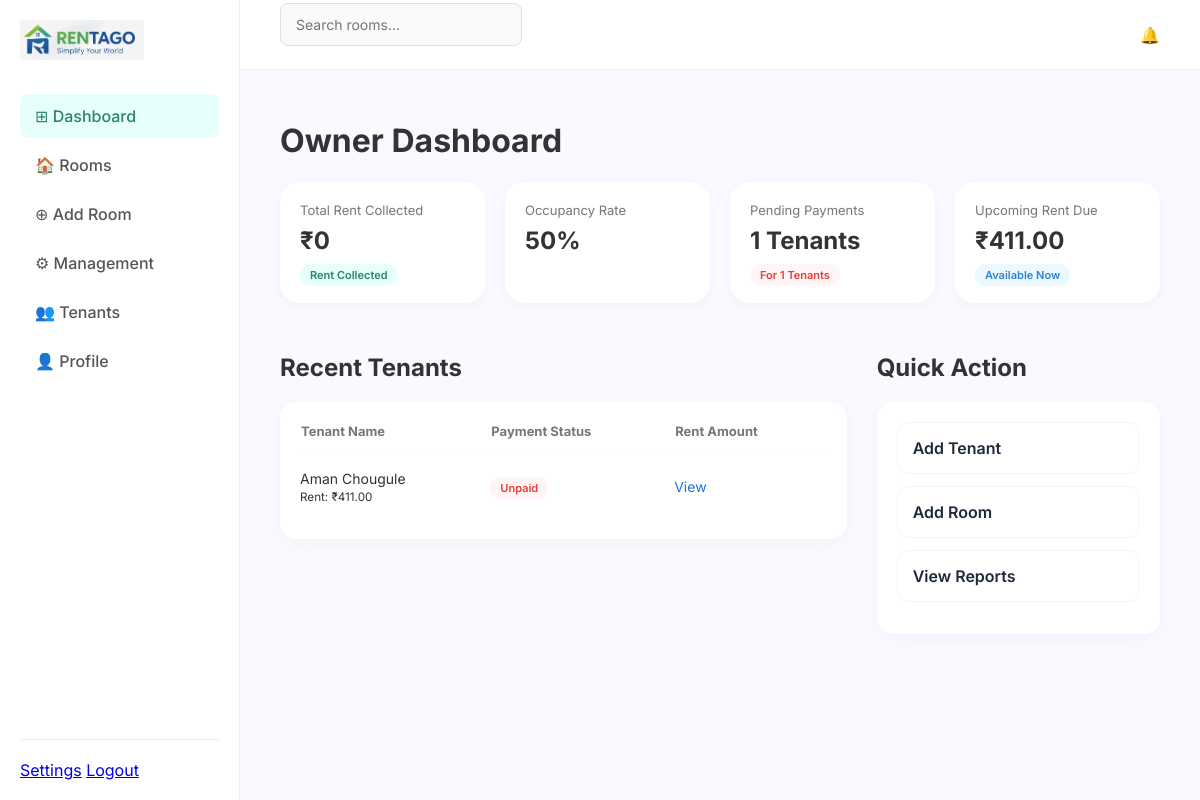
Screenshot of /owner/dashboard/ (signed in) with the database file from the repository.
### tenants/models.py (models this page shows, shortened)
class Tenant(models.Model):
    user = models.OneToOneField(UserProfile, on_delete=models.CASCADE)
    owner = models.ForeignKey(Owner, on_delete=models.CASCADE)
    room = models.ForeignKey(
        Room,
        on_delete=models.SET_NULL,
        null=True,
        blank=True,
        related_name="tenants"
    )
    name = models.CharField(max_length=100)
    amount = models.DecimalField(max_digits=10, decimal_places=2)
    due_type = models.CharField(
        max_length=10,
        choices=(("fixed", "Fixed"), ("cycle", "Cycle"))
    )
    due_date = models.DateField(null=True, blank=True)
    security_deposit = models.DecimalField(max_digits=10, decimal_places=2, default=0)
    paid = models.BooleanField(default=False)
    payment_date = models.DateField(null=True, blank=True)

### accounts/decorators.py (the view)
    def wrapper(request, *args, **kwargs):
        if not request.session.get("user_id"):
            return redirect("accounts:login")
        if request.session.get("role") != "owner":
            return redirect("accounts:login")
        return view_func(request, *args, **kwargs)

### owners/views.py (called while the page is built)
def get_owner(request):
    return get_object_or_404(Owner, user_id=request.session["user_id"])

### owners/templates/owners/dashboard.html (shortened to what this page needs)
{% extends "rent/base_owner.html" %}
{% block content %}
<div class="dashboard-grid">
    <h1 class="page-title">Owner Dashboard</h1>
    <div class="stats-container">
        <div class="stat-card">
            <p class="stat-label">Total Rent Collected</p>
            <h3>₹{{ total_rent_collected }}</h3>
            <span class="status-pill green">Rent Collected</span>
        </div>
        <div class="stat-card">
            <p class="stat-label">Occupancy Rate</p>
            <h3>{{ occupancy_rate }}%</h3>
        </div>
        <div class="stat-card">
            <p class="stat-label">Pending Payments</p>
            <h3>{{ unpaid }} Tenants</h3>
            <span class="status-pill red">For {{ unpaid }} Tenants</span>
        </div>
        <div class="stat-card">
            <p class="stat-label">Upcoming Rent Due</p>
            <h3>₹{{ upcoming_rent }}</h3>
            <span class="status-pill blue">Available Now</span>
        </div>
    </div>
    <div class="bottom-sections">
        <div class="activity-section">
            <h2 class="section-subtitle">Recent Tenants</h2>
            <div class="activity-table-card">
                <table>
                    <thead>
                        <tr>
                            <th>Tenant Name</th>
                            <th>Payment Status</th>
                            <th>Rent Amount</th>
                        </tr>
                    </thead>
                    <tbody>
                        {% for tenant in recent_tenants %}
                        <tr>
                            <td>{{ tenant.name }} <br><small>Rent: ₹{{ tenant.amount }}</small></td>
                            <td>
                                {% if tenant.paid %}
                                    <span class="status-pill green">Paid</span>
                                {% else %}
                                    <span class="status-pill red">Unpaid</span>
                                {% endif %}
                            </td>
                            <td><a href="{% url 'owners:tenant_detail' tenant.id %}" style="color: #1a73e8; text-decoration: none;">View</a></td>
                        </tr>
                        {% empty %}
                        <tr>
                            <td colspan="3" style="text-align: center;">No tenants yet</td>
                        </tr>
                        {% endfor %}
                    </tbody>
                </table>
            </div>
        </div>
        <div class="actions-section">
            <h2 class="section-subtitle">Quick Action</h2>
            <div class="action-card">
                <a href="{% url 'owners:add_tenant' %}" class="action-item">Add Tenant</a>
                <a href="{% url 'owners:add_room' %}" class="action-item">Add Room</a>
                <a href="{% url 'owners:management' %}" class="action-item">View Reports</a>
            </div>
        </div>
    </div>
</div>
{% endblock %}

### rent/static/rent/style.css (style rules this page uses)
* { box-sizing: border-box; font-family: 'Inter', sans-serif; }
body { background-color: #f4f7f9; margin: 0; padding: 0; color: #333; padding-top: 70px; min-height: 100vh; }
* { box-sizing: border-box; }
body.dashboard-body { margin: 0; display: flex; background-color: #f8faff; font-family: 'Inter', sans-serif; padding-top: 0; }
.stats-container { display: grid; grid-template-columns: repeat(4, 1fr); gap: 20px; margin-bottom: 30px; }
.stat-card { background: white; padding: 20px; border-radius: 20px; box-shadow: 0 4px 12px rgba(0,0,0,0.03); }
.stat-label { font-size: 13px; color: #777; margin: 0; }
.stat-card h3 { font-size: 24px; margin: 8px 0; color: #333; }
.status-pill { font-size: 11px; padding: 4px 10px; border-radius: 20px; font-weight: 600; }
.green { background: #e6fffa; color: #2A8470; }
.red { background: #fff5f5; color: #e53e3e; }
.blue { background: #ebf8ff; color: #3182ce; }
.bottom-sections { display: grid; grid-template-columns: 2fr 1fr; gap: 30px; }
.activity-table-card, .action-card { background: white; border-radius: 16px; padding: 20px; box-shadow: 0 4px 15px rgba(0,0,0,0.03); }
.action-item { display: flex; align-items: center; padding: 15px; border: 1px solid #f1f5f9; border-radius: 12px; margin-bottom: 12px; text-decoration: none; color: #1e293b; font-weight: 600; }
table { width: 100%; border-collapse: collapse; }
th { text-align: left; font-size: 13px; color: #777; padding-bottom: 15px; }
td { padding: 15px 0; border-top: 1px solid #f8faff; font-size: 14px; }

### rows the page displays
Tenant: name "Aman Chougule", amount "411.00", paid "Unpaid"

### other values shown
{{ total_rent_collected }} "0"
{{ occupancy_rate }} "50"
{{ unpaid }} "1"
{{ upcoming_rent }} "411.00"
